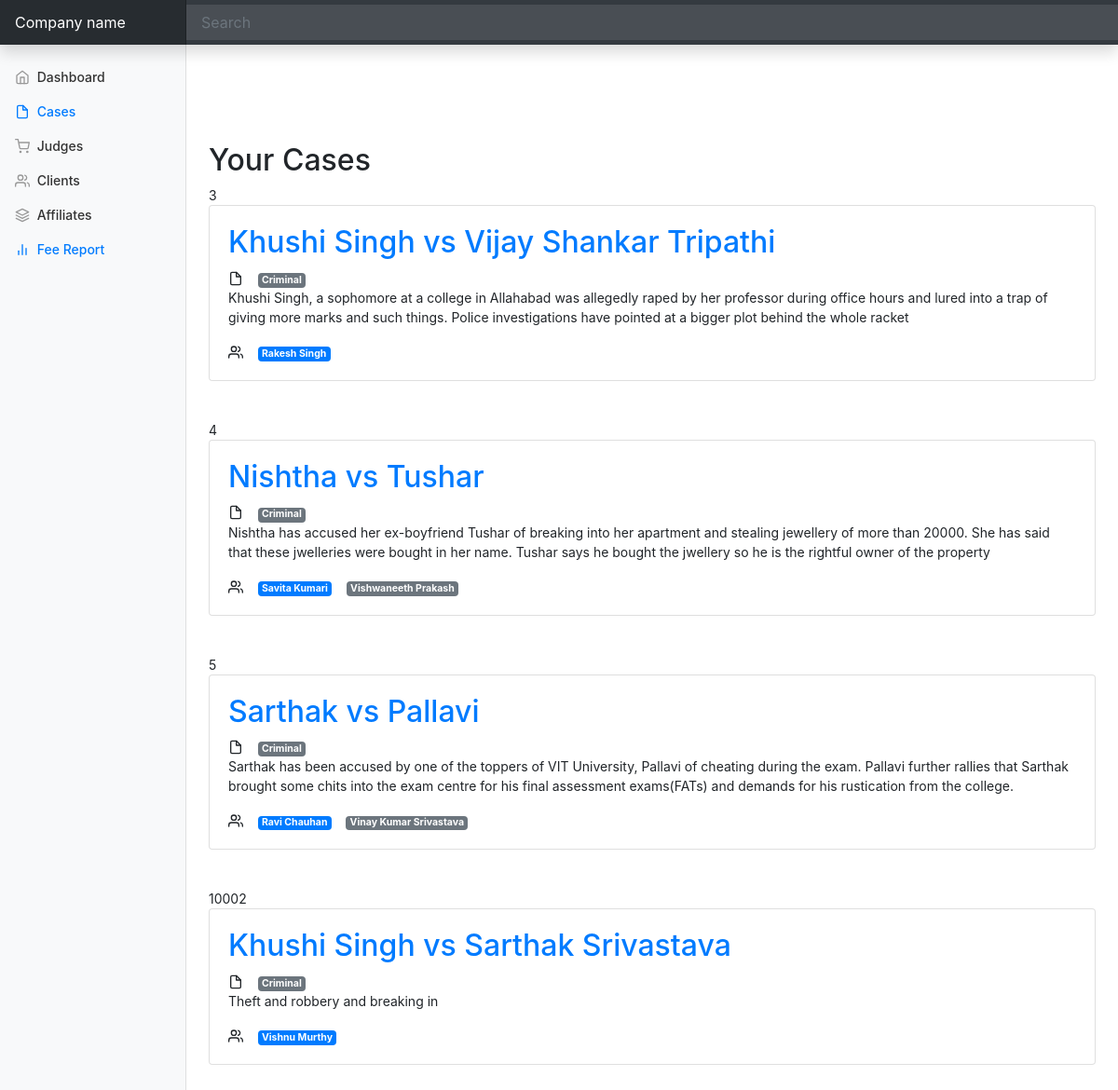
The app's page /dashboard/casetype.php?casetype=Criminal with its own data.
### tables this page shows
CREATE TABLE `case_con` (
  `caseid` int(4) NOT NULL,
  `casetype` varchar(44) NOT NULL
);

CREATE TABLE `cases` (
  `caseid` int(4) NOT NULL AUTO_INCREMENT,
  `caseyear` int(4) NOT NULL,
  `party1` varchar(55) NOT NULL,
  `party2` varchar(55) NOT NULL,
  `affiliatedcounsel` varchar(55) NOT NULL,
  `casedescription` varchar(1024) NOT NULL,
  PRIMARY KEY (`caseid`)
);

CREATE TABLE `court` (
  `courtid` int(4) NOT NULL AUTO_INCREMENT,
  `courtname` varchar(55) NOT NULL,
  `courttype` varchar(55) NOT NULL,
  `casesinthecourt` varchar(127) DEFAULT NULL,
  `court_description` varchar(511) NOT NULL,
  `court_priority` varchar(10) NOT NULL,
  PRIMARY KEY (`courtid`)
);

### dashboard/casetype.php (the view, shortened to what this page needs)
<!doctype html>
<html lang="en">
  <head>
<link href="../assets/dist/css/bootstrap.min.css" rel="stylesheet">
    <link href="dashboard.css" rel="stylesheet">
  </head>
  <body>
    <nav class="navbar navbar-dark sticky-top bg-dark flex-md-nowrap p-0 shadow">
  <a class="navbar-brand col-md-3 col-lg-2 mr-0 px-3" href="#">Company name</a>
  <input class="form-control form-control-dark w-100" type="text" placeholder="Search" aria-label="Search">
</nav>
<div class="container-fluid">
  <div class="row">
    <nav id="sidebarMenu" class="col-md-3 col-lg-2 d-md-block bg-light sidebar collapse">
      <div class="sidebar-sticky pt-3">
      <ul class="nav flex-column">
          <li class="nav-item">
            <a class="nav-link" href="#">
              <span data-feather="home"></span>
              Dashboard <span class="sr-only">(current)</span>
            </a>
          </li>
          <li class="nav-item">
            <a class="nav-link active" href="readcases.php">
              <span data-feather="file"></span>
              Cases
            </a>
          </li>
          <li class="nav-item">
            <a class="nav-link" href="../album/judges.php">
              <span data-feather="shopping-cart"></span>
              Judges
            </a>
          </li>
          <li class="nav-item">
            <a class="nav-link" href="../album/client.php">
              <span data-feather="users"></span>
              Clients
            </a>
          </li>
          <li class="nav-item">
            <a class="nav-link" href="../album/affiliates.php">
              <span data-feather="layers"></span>
              Affiliates
            </a>
          </li>
          <li class="nav-item">
            <a class="nav-link active" href="fees.php">
              <span data-feather="bar-chart-2"></span>
              Fee Report
            </a>
          </li>
        </ul>
        </div>
    </nav>
    <main role="main" class="col-md-9 ml-sm-auto col-lg-10 px-md-4">
      <h2>Your Cases</h2>
      <?php
$servername = "localhost:8889";
$username = "root";
$password = "vashuhero1";
$dbname = "lawyer";
$conn = new mysqli($servername, $username, $password, $dbname);
$ct=$_GET['casetype'];
$sql = "SELECT * FROM case_con where casetype='$ct'";
$result = $conn->query($sql);
if ($result->num_rows > 0) {
  while($row = $result->fetch_assoc()) {
    $id=$row['caseid'];
    echo $id;
    $sql0 = "SELECT * FROM cases WHERE caseid=$id";
    $result0 = $conn->query($sql0);
    $row0=$result0->fetch_assoc();
    $sql1 = "SELECT * FROM case_con WHERE caseid=$id";
    $result1 = $conn->query($sql1);
    $row1=$result1->fetch_assoc();
    $sql2 = "SELECT * FROM court WHERE casesinthecourt=$id";
    $result2 = $conn->query($sql2);
    $row2=$result2->fetch_assoc();
    echo "<div class=".'"card">
    <div class="card-body">
      <h2><a href=cases.php?id='.$id.'>'.$row0[party1].' vs '.$row0[party2].'</a></h2>
      <span data-feather="file"></span>&nbsp;&nbsp;&nbsp;
      <a href=casetype.php?casetype='.$row1['casetype'].'>'.'<span class="badge badge-secondary">'.$row1['casetype'].'</span></a>
      <p>'.$row0['casedescription'].'</p>
      <span data-feather="users"></span>&nbsp;&nbsp;&nbsp;
      <a href=../album/affiliates.php/><span class="badge badge-primary">'.$row0['affiliatedcounsel'].'</span></a>&nbsp;&nbsp;&nbsp;
      <a href=../album/judges.php/>'.'<span class="badge badge-secondary">'.$row2['courtname'].'</span></a>
    </div>
  </div></br></br>';
  }
} else {
  echo "0 results";
}
?>
    </main>
  </div>
</div>
        <script src="dashboard.js"></script></body>
</html>

### dashboard/dashboard.css (style rules this page uses)
body { font-size: .875rem; }
.feather { width: 16px; height: 16px; vertical-align: text-bottom; }
.sidebar { position: fixed; top: 0; bottom: 0; left: 0; z-index: 100; padding: 48px 0 0; box-shadow: inset -1px 0 0 rgba(0, 0, 0, .1); }
.sidebar-sticky { position: relative; top: 0; height: calc(100vh - 48px); padding-top: .5rem; overflow-x: hidden; overflow-y: auto; }
.sidebar .nav-link { font-weight: 500; color: #333; }
.sidebar .nav-link .feather { margin-right: 4px; color: #999; }
.sidebar .nav-link.active { color: #007bff; }
.sidebar .nav-link:hover .feather, .sidebar .nav-link.active .feather { color: inherit; }
.navbar-brand { padding-top: .75rem; padding-bottom: .75rem; font-size: 1rem; background-color: rgba(0, 0, 0, .25); box-shadow: inset -1px 0 0 rgba(0, 0, 0, .25); }
.navbar .form-control { padding: .75rem 1rem; border-width: 0; border-radius: 0; }
.form-control-dark { color: #fff; background-color: rgba(255, 255, 255, .1); border-color: rgba(255, 255, 255, .1); }

### records on screen
case_con: caseid "3", cases.party1 "Khushi Singh", cases.party2 "Vijay Shankar Tripathi", casetype "Criminal", cases.casedescription "Khushi Singh, a sophomore at a college in Allahabad was allegedly raped by her professor during office hours and lured into a trap of giving more marks and such things. Police investigations have pointed at a bigger plot behind the whole racket", cases.affiliatedcounsel "Rakesh Singh"
case_con: caseid "4", cases.party1 "Nishtha", cases.party2 "Tushar", casetype "Criminal", cases.casedescription "Nishtha has accused her ex-boyfriend Tushar of breaking into her apartment and stealing jewellery of more than 20000. She has said that these jwelleries were bought in her name. Tushar says he bought the jwellery so he is the rightful owner of the property", cases.affiliatedcounsel "Savita Kumari", court.courtname "Vishwaneeth Prakash"
case_con: caseid "5", cases.party1 "Sarthak", cases.party2 "Pallavi", casetype "Criminal", cases.casedescription "Sarthak has been accused by one of the toppers of VIT University, Pallavi of cheating during the exam. Pallavi further rallies that Sarthak brought some chits into the exam centre for his final assessment exams(FATs) and demands for his rustication from the college.", cases.affiliatedcounsel "Ravi Chauhan", court.courtname "Vinay Kumar Srivastava"
case_con: caseid "10002", cases.party1 "Khushi Singh", cases.party2 "Sarthak Srivastava", casetype "Criminal", cases.casedescription "Theft and robbery and breaking in", cases.affiliatedcounsel "Vishnu Murthy"
